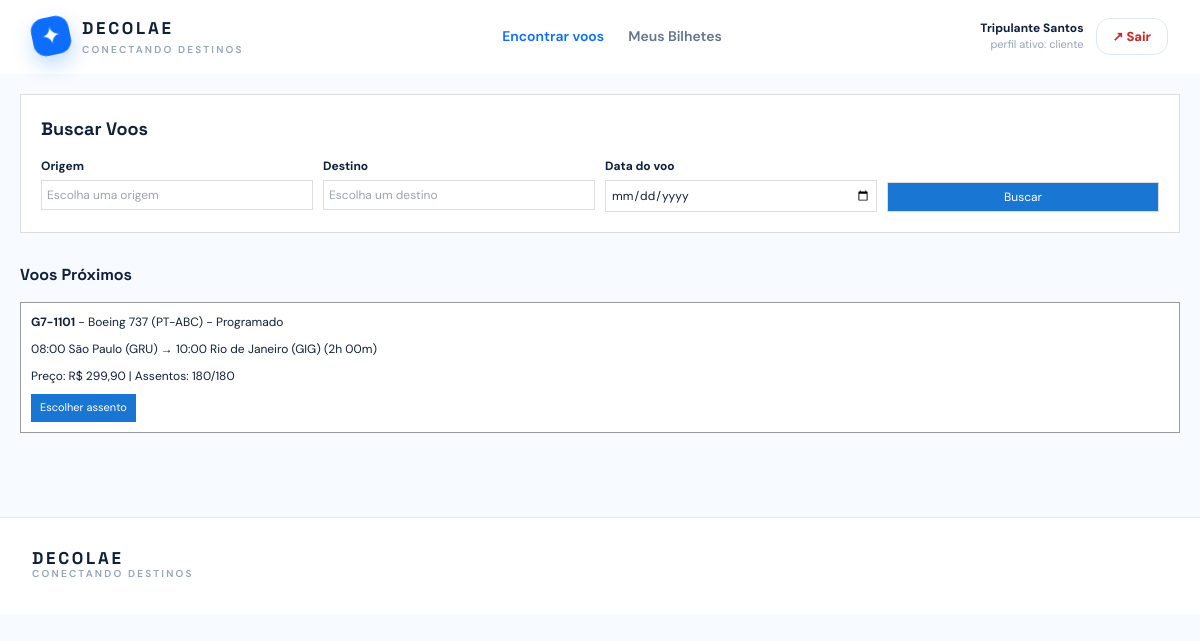
Page /index.php (signed in) on the earlier database version.
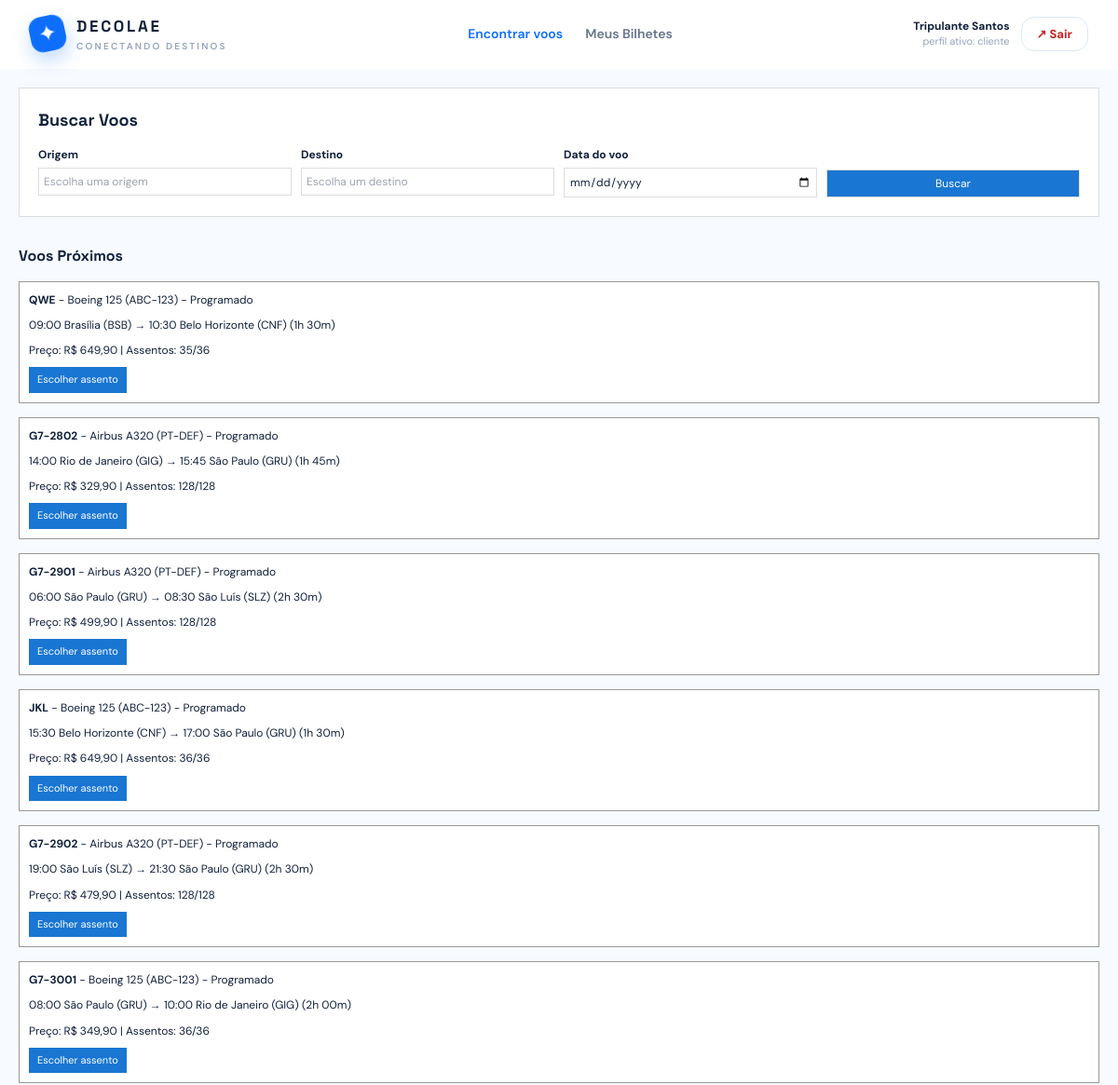
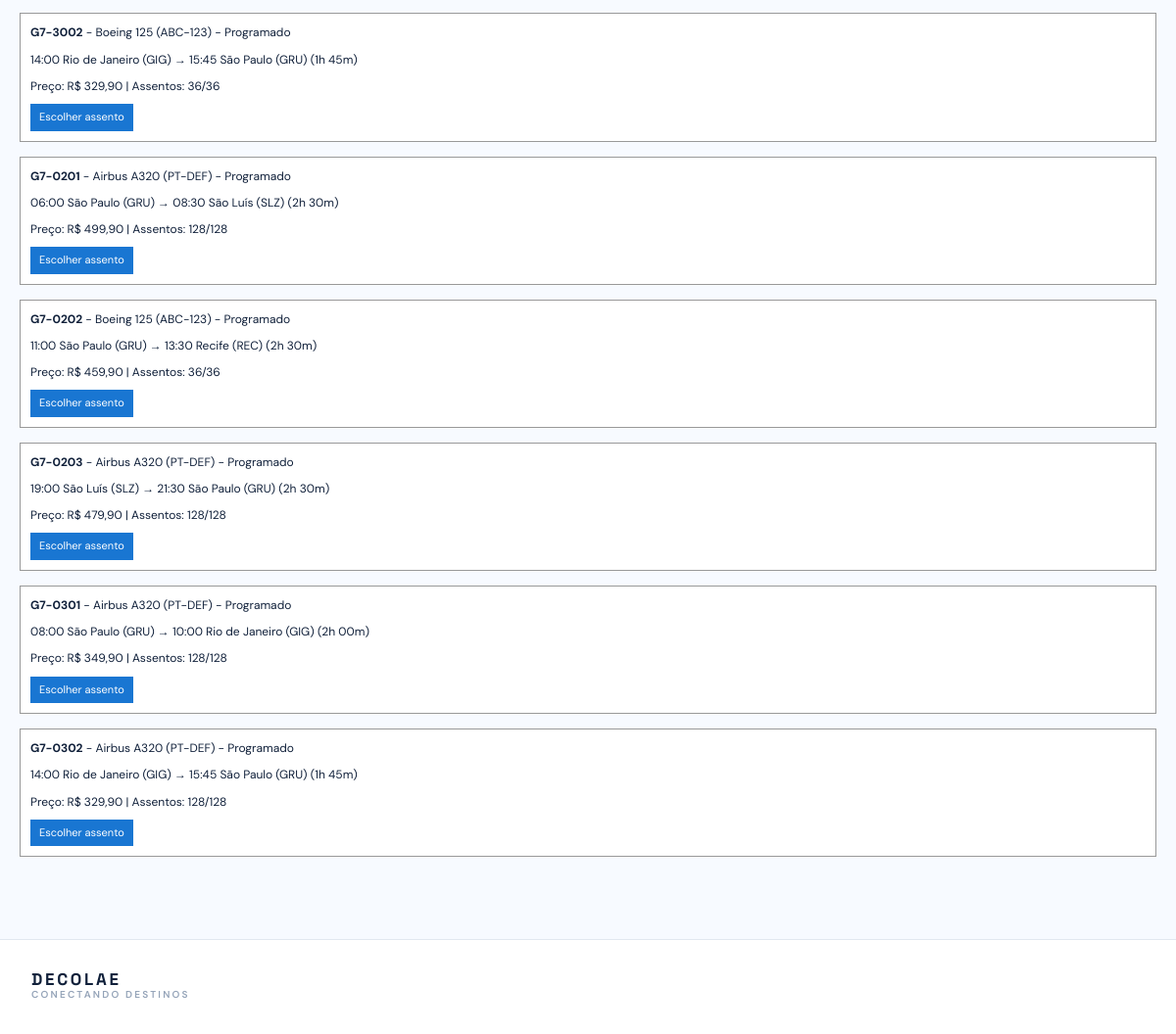
Same page on the later database version (2 pictures, top to bottom).
### tables this page shows
CREATE TABLE `voo` (
  `id` int(10) UNSIGNED NOT NULL,
  `numero_voo` varchar(12) NOT NULL,
  `data_voo` date NOT NULL,
  `trajeto_id` int(10) UNSIGNED NOT NULL,
  `aeronave_id` int(10) UNSIGNED NOT NULL,
  `admin_cpf` char(11) NOT NULL,
  `valor_base` decimal(10,2) NOT NULL DEFAULT 649.90,
  `status` enum('programado','embarque','concluido','cancelado') NOT NULL DEFAULT 'programado',
  `data_atualizacao` timestamp NULL DEFAULT current_timestamp() ON UPDATE current_timestamp(),
  `versao` int(10) UNSIGNED DEFAULT 1
);

CREATE TABLE `aeronave` (
  `id` int(10) UNSIGNED NOT NULL,
  `identificacao` varchar(20) NOT NULL,
  `modelo` varchar(80) NOT NULL,
  `fileiras` smallint(5) UNSIGNED NOT NULL,
  `assentos_por_fileira` tinyint(3) UNSIGNED NOT NULL,
  `gerente_cpf` char(11) NOT NULL,
  `data_atualizacao` timestamp NULL DEFAULT current_timestamp() ON UPDATE current_timestamp(),
  `versao` int(10) UNSIGNED DEFAULT 1
);

CREATE TABLE `trajeto` (
  `id` int(10) UNSIGNED NOT NULL,
  `origem` varchar(60) NOT NULL,
  `destino` varchar(60) NOT NULL,
  `h_partida` time NOT NULL,
  `h_chegada` time NOT NULL,
  `gerente_cpf` char(11) NOT NULL
);

### includes/functions.php (called while the page is built, shortened)
<?php
function esc(mixed $valor): string
{
    return htmlspecialchars((string) $valor, ENT_QUOTES, 'UTF-8');
}
function formatar_moeda_brl(float|int|string $valor): string
{
    return 'R$ ' . number_format((float) $valor, 2, ',', '.');
}

### index.php (the view, shortened to what this page needs)
<?php
require_once __DIR__ . '/includes/functions.php';
require_once __DIR__ . '/includes/layout.php';
$voos = [];
$erro_banco = null;
try {
    $conexao_pdo = db();
    $comando = $conexao_pdo->query(
        "SELECT v.id, v.numero_voo, v.data_voo, v.status, v.valor_base, v.aeronave_id,
                t.origem, t.destino, t.h_partida, t.h_chegada,
                CONCAT(v.data_voo, ' ', t.h_partida) AS partida_em,
                TIMESTAMP(v.data_voo, t.h_chegada) + INTERVAL (t.h_chegada < t.h_partida) DAY AS chegada_em,
                a.modelo, a.identificacao,
                (a.fileiras * a.assentos_por_fileira) AS capacidade,
                COALESCE((a.fileiras * a.assentos_por_fileira) - (
                    SELECT COUNT(*) FROM passagem
                    WHERE voo_id = v.id AND status IN ('confirmada', 'checkin')
                ), a.fileiras * a.assentos_por_fileira) AS assentos_livres
         FROM voo v
         JOIN trajeto t ON t.id = v.trajeto_id
         JOIN aeronave a ON a.id = v.aeronave_id
         WHERE v.status <> 'cancelado' AND v.data_voo >= CURDATE()
           AND v.id IN (
               SELECT voo_id FROM escala GROUP BY voo_id
               HAVING SUM(funcao_tripulante = 'piloto') >= 1
                  AND SUM(funcao_tripulante = 'copiloto') >= 1
                  AND SUM(funcao_tripulante = 'comissario') >= 2
           )
         ORDER BY partida_em LIMIT 12"
    );
    $voos = $comando->fetchAll();
} catch (Throwable $e) {
    $erro_banco = $e->getMessage();
}
?>
<div id="voos" class="secao-voos">
  <div class="cartao-busca-voos">
    <h2 class="titulo-secao-busca">Buscar Voos</h2>
    <form id="search-form" class="formulario-busca-voos">
      <div>
        <label class="rotulo-busca-voos">Origem</label>
        <input class="entrada-busca-voos" name="origin" list="codigos-aeroportos" placeholder="Escolha uma origem" maxlength="60" autocomplete="off">
      </div>
      <div>
        <label class="rotulo-busca-voos">Destino</label>
        <input class="entrada-busca-voos" name="destination" list="codigos-aeroportos" placeholder="Escolha um destino" maxlength="60" autocomplete="off">
      </div>
      <div>
        <label class="rotulo-busca-voos">Data do voo</label>
        <input class="entrada-busca-voos" type="date" name="date">
      </div>
      <div class="container-botao-busca">
        <button class="botao-busca-voos" type="submit">Buscar</button>
      </div>
    </form>
  </div>
  <?php if ($erro_banco): ?>
    <div class="aviso aviso-banco">
      <strong>Aviso:</strong> Banco de dados não configurado.
    </div>
  <?php else: ?>
    <h2 class="titulo-lista-voos">Voos Próximos</h2>
    <div id="flight-list" class="lista-voos">
      <?php foreach ($voos as $voo): ?>
        <?= card_voo_html($voo) ?>
      <?php endforeach; ?>
    </div>
  <?php endif; ?>
</div>
<?php
function card_voo_html(array $voo): string
{
    $data_partida = new DateTime($voo['partida_em']);
    $data_chegada = new DateTime($voo['chegada_em']);
    $diferenca_tempo = $data_partida->diff($data_chegada);
    $duracao_formatada = $diferenca_tempo->h . 'h ' . str_pad((string) $diferenca_tempo->i, 2, '0', STR_PAD_LEFT) . 'm';
    $assentos_livres = (int) $voo['assentos_livres'];
    $capacidade_total = (int) $voo['capacidade'];
    ?>
    <div class="flight-card-simples cartao-voo-simples"
         data-flight-card
         data-flight-id="<?= (int) $voo['id'] ?>"
         data-origin="<?= esc($voo['origem']) ?>"
         data-destination="<?= esc($voo['destino']) ?>"
         data-date="<?= esc($voo['data_voo']) ?>">
      <div class="conteudo-voo-simples">
        <div class="linha-voo-simples">
          <strong><?= esc($voo['numero_voo']) ?></strong> - <?= esc($voo['modelo']) ?> (<?= esc($voo['identificacao']) ?>) - <?= $voo['status'] === 'embarque' ? 'Embarque' : 'Programado' ?>
        </div>
        <div class="linha-voo-simples">
          <?= $data_partida->format('H:i') ?> <?= esc($voo['origem']) ?> → <?= $data_chegada->format('H:i') ?> <?= esc($voo['destino']) ?> (<?= $duracao_formatada ?>)
        </div>
        <div class="linha-voo-simples">
          Preço: <?= formatar_moeda_brl($voo['valor_base']) ?> | Assentos: <?= $assentos_livres ?>/<?= $capacidade_total ?>
        </div>
        <div>
          <button class="select-flight-btn botao-escolher-assento" data-flight-id="<?= (int) $voo['id'] ?>">
            Escolher assento
          </button>
        </div>
      </div>
    </div>
    <?php
    return (string) ob_get_clean();
}
?>

Differences in the rows shown:
removed voo: numero_voo "G7-1101", aeronave.modelo "Boeing 737", aeronave.identificacao "PT-ABC", status "Programado", format "08:00", trajeto.origem "São Paulo (GRU)", format "10:00", trajeto.destino "Rio de Janeiro (GIG)", duracao_formatada "2h 00m", valor_base "R$ 299,90", assentos_livres "180", capacidade_total "180"
added voo: numero_voo "QWE", aeronave.modelo "Boeing 125", aeronave.identificacao "ABC-123", status "Programado", format "09:00", trajeto.origem "Brasília (BSB)", format "10:30", trajeto.destino "Belo Horizonte (CNF)", duracao_formatada "1h 30m", valor_base "R$ 649,90", assentos_livres "35", capacidade_total "36"
added voo: numero_voo "G7-2802", aeronave.modelo "Airbus A320", aeronave.identificacao "PT-DEF", status "Programado", format "14:00", trajeto.origem "Rio de Janeiro (GIG)", format "15:45", trajeto.destino "São Paulo (GRU)", duracao_formatada "1h 45m", valor_base "R$ 329,90", assentos_livres "128", capacidade_total "128"
added voo: numero_voo "G7-2901", aeronave.modelo "Airbus A320", aeronave.identificacao "PT-DEF", status "Programado", format "06:00", trajeto.origem "São Paulo (GRU)", format "08:30", trajeto.destino "São Luís (SLZ)", duracao_formatada "2h 30m", valor_base "R$ 499,90", assentos_livres "128", capacidade_total "128"
added voo: numero_voo "JKL", aeronave.modelo "Boeing 125", aeronave.identificacao "ABC-123", status "Programado", format "15:30", trajeto.origem "Belo Horizonte (CNF)", format "17:00", trajeto.destino "São Paulo (GRU)", duracao_formatada "1h 30m", valor_base "R$ 649,90", assentos_livres "36", capacidade_total "36"
added voo: numero_voo "G7-2902", aeronave.modelo "Airbus A320", aeronave.identificacao "PT-DEF", status "Programado", format "19:00", trajeto.origem "São Luís (SLZ)", format "21:30", trajeto.destino "São Paulo (GRU)", duracao_formatada "2h 30m", valor_base "R$ 479,90", assentos_livres "128", capacidade_total "128"
added voo: numero_voo "G7-3001", aeronave.modelo "Boeing 125", aeronave.identificacao "ABC-123", status "Programado", format "08:00", trajeto.origem "São Paulo (GRU)", format "10:00", trajeto.destino "Rio de Janeiro (GIG)", duracao_formatada "2h 00m", valor_base "R$ 349,90", assentos_livres "36", capacidade_total "36"
added voo: numero_voo "G7-3002", aeronave.modelo "Boeing 125", aeronave.identificacao "ABC-123", status "Programado", format "14:00", trajeto.origem "Rio de Janeiro (GIG)", format "15:45", trajeto.destino "São Paulo (GRU)", duracao_formatada "1h 45m", valor_base "R$ 329,90", assentos_livres "36", capacidade_total "36"
added voo: numero_voo "G7-0201", aeronave.modelo "Airbus A320", aeronave.identificacao "PT-DEF", status "Programado", format "06:00", trajeto.origem "São Paulo (GRU)", format "08:30", trajeto.destino "São Luís (SLZ)", duracao_formatada "2h 30m", valor_base "R$ 499,90", assentos_livres "128", capacidade_total "128"
added voo: numero_voo "G7-0202", aeronave.modelo "Boeing 125", aeronave.identificacao "ABC-123", status "Programado", format "11:00", trajeto.origem "São Paulo (GRU)", format "13:30", trajeto.destino "Recife (REC)", duracao_formatada "2h 30m", valor_base "R$ 459,90", assentos_livres "36", capacidade_total "36"
added voo: numero_voo "G7-0203", aeronave.modelo "Airbus A320", aeronave.identificacao "PT-DEF", status "Programado", format "19:00", trajeto.origem "São Luís (SLZ)", format "21:30", trajeto.destino "São Paulo (GRU)", duracao_formatada "2h 30m", valor_base "R$ 479,90", assentos_livres "128", capacidade_total "128"
added voo: numero_voo "G7-0301", aeronave.modelo "Airbus A320", aeronave.identificacao "PT-DEF", status "Programado", format "08:00", trajeto.origem "São Paulo (GRU)", format "10:00", trajeto.destino "Rio de Janeiro (GIG)", duracao_formatada "2h 00m", valor_base "R$ 349,90", assentos_livres "128", capacidade_total "128"
added voo: numero_voo "G7-0302", aeronave.modelo "Airbus A320", aeronave.identificacao "PT-DEF", status "Programado", format "14:00", trajeto.origem "Rio de Janeiro (GIG)", format "15:45", trajeto.destino "São Paulo (GRU)", duracao_formatada "1h 45m", valor_base "R$ 329,90", assentos_livres "128", capacidade_total "128"
